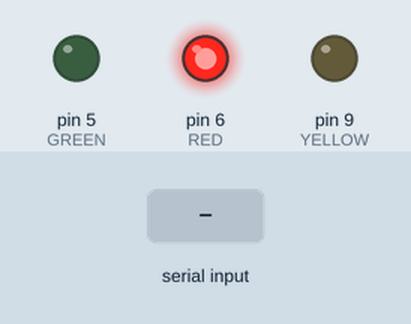
This sketch was run on a simulated Arduino Uno, built with avr-gcc and run on an emulated ATmega328P. On the bench: output pins drawn as LEDs (lit = HIGH). The inputs (shaded band) are chosen by the test bench.

Above: at 1.2 s.
1.3 s: "G" received over Serial
At 1.9 s:
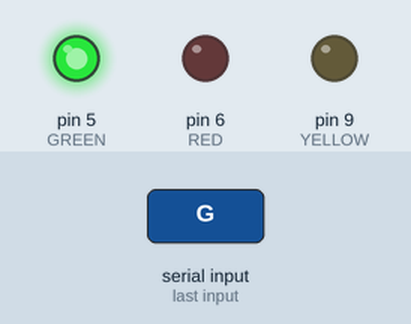
2.8 s: "Y" received over Serial
At 3.1 s:
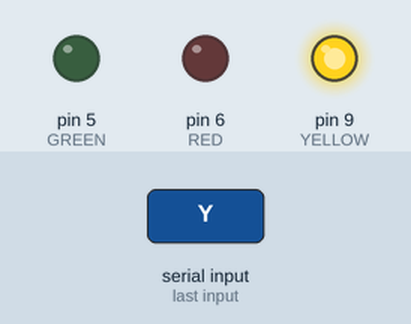
4.3 s: "R" received over Serial
At 5.4 s:
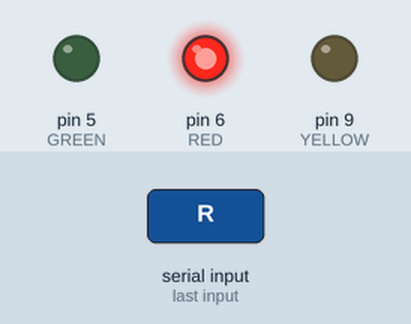
Timing chart, 0 to 7.3 s (numbered marks = the images above; inputs shaded):
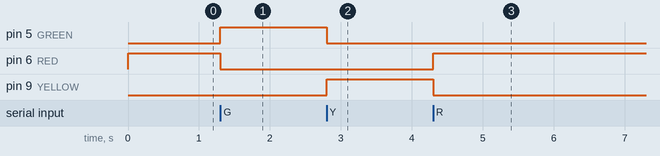

Measured:
- after the input at 1.3 s, pin 5 (GREEN): LOW → HIGH at once; pin 6 (RED): HIGH → LOW at once
- after the input at 2.8 s, pin 5 (GREEN): HIGH → LOW at once; pin 9 (YELLOW): LOW → HIGH at once
- after the input at 4.3 s, pin 6 (RED): LOW → HIGH at once; pin 9 (YELLOW): HIGH → LOW at once

The sketch:

XBeeLights.ino
```cpp
/**
 * XBee button/light combination, as a test
 *
 * here, LEDs connected to Arduino digital pins 5, 6, 9, each with 680 Ohm resistor
 * reads message from other XBee and switches on the appropriate light
 *
 * Based on code from Robert Faludi, Building wireless sensor networks, Chapter 3
 **/

const int GREEN = 5;
const int RED = 6;
const int YELLOW = 9;
char input;

void setup() {
  pinMode(GREEN, OUTPUT);
  pinMode(RED, OUTPUT);
  pinMode(YELLOW, OUTPUT);

  digitalWrite(GREEN, LOW);
  digitalWrite(RED, HIGH);
  digitalWrite(YELLOW, LOW);

  Serial.begin(9600);
}


void loop() {
  if(Serial.available() > 0) {
    input = Serial.read();

    if(input == 'G') {
      digitalWrite(GREEN, HIGH);
      digitalWrite(RED, LOW);
      digitalWrite(YELLOW, LOW);
    }
    else if(input == 'Y') {
      digitalWrite(GREEN, LOW);
      digitalWrite(RED, LOW);
      digitalWrite(YELLOW, HIGH);
    }
    else if(input == 'R') {
      digitalWrite(GREEN, LOW);
      digitalWrite(RED, HIGH);
      digitalWrite(YELLOW, LOW);
    }
  }
}
```
